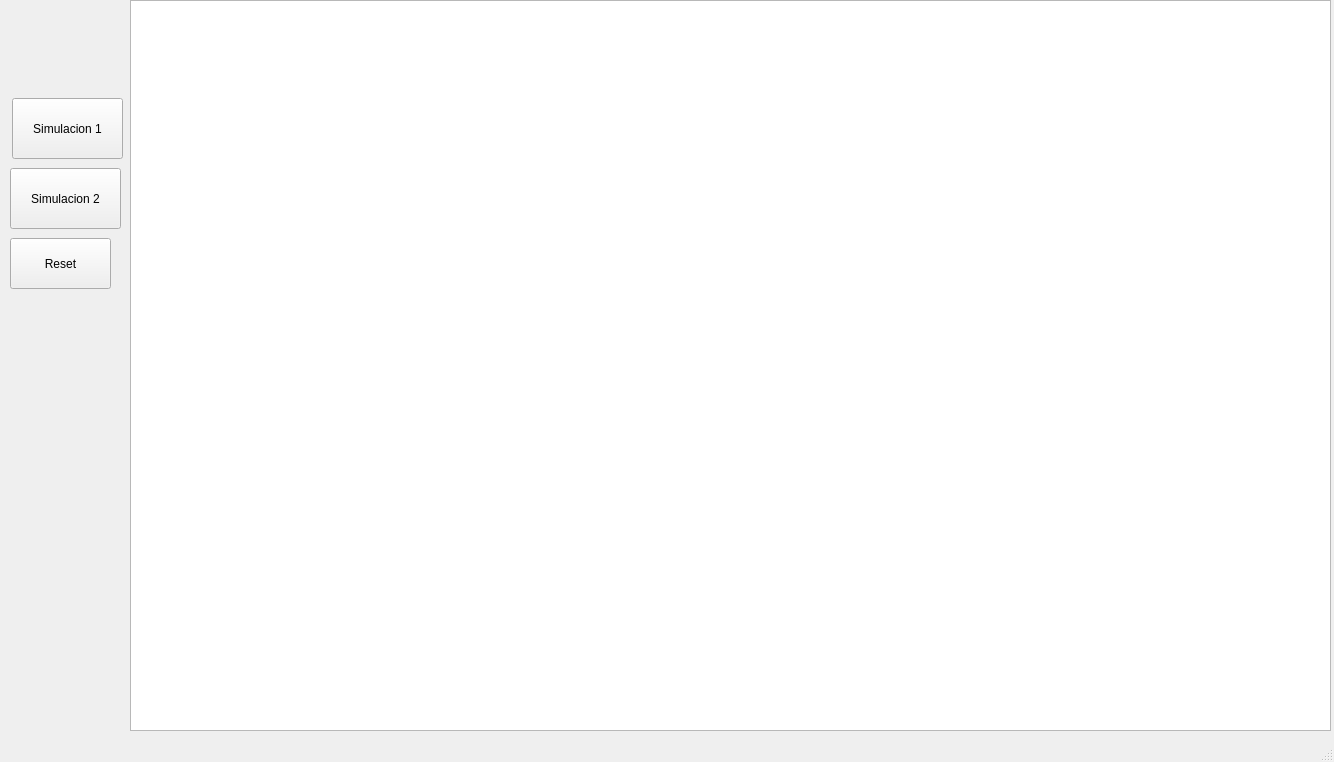
<?xml version="1.0" encoding="UTF-8"?>
<ui version="4.0">
 <class>MainWindow</class>
 <widget class="QMainWindow" name="MainWindow">
  <property name="geometry">
   <rect>
    <x>0</x>
    <y>0</y>
    <width>1334</width>
    <height>762</height>
   </rect>
  </property>
  <property name="windowTitle">
   <string>MainWindow</string>
  </property>
  <widget class="QWidget" name="centralwidget">
   <widget class="QGraphicsView" name="graphicsView">
    <property name="geometry">
     <rect>
      <x>130</x>
      <y>0</y>
      <width>1201</width>
      <height>731</height>
     </rect>
    </property>
   </widget>
   <widget class="QPushButton" name="on_lanzamiento1_btn">
    <property name="geometry">
     <rect>
      <x>12</x>
      <y>98</y>
      <width>111</width>
      <height>61</height>
     </rect>
    </property>
    <property name="text">
     <string>Simulacion 1</string>
    </property>
   </widget>
   <widget class="QPushButton" name="on_lanzamiento2_btn">
    <property name="geometry">
     <rect>
      <x>10</x>
      <y>168</y>
      <width>111</width>
      <height>61</height>
     </rect>
    </property>
    <property name="text">
     <string>Simulacion 2</string>
    </property>
   </widget>
   <widget class="QPushButton" name="on_finalizar_btn">
    <property name="geometry">
     <rect>
      <x>10</x>
      <y>238</y>
      <width>101</width>
      <height>51</height>
     </rect>
    </property>
    <property name="text">
     <string>Reset</string>
    </property>
   </widget>
  </widget>
  <widget class="QMenuBar" name="menubar">
   <property name="geometry">
    <rect>
     <x>0</x>
     <y>0</y>
     <width>1334</width>
     <height>21</height>
    </rect>
   </property>
  </widget>
  <widget class="QStatusBar" name="statusbar"/>
 </widget>
 <resources/>
 <connections/>
</ui>
